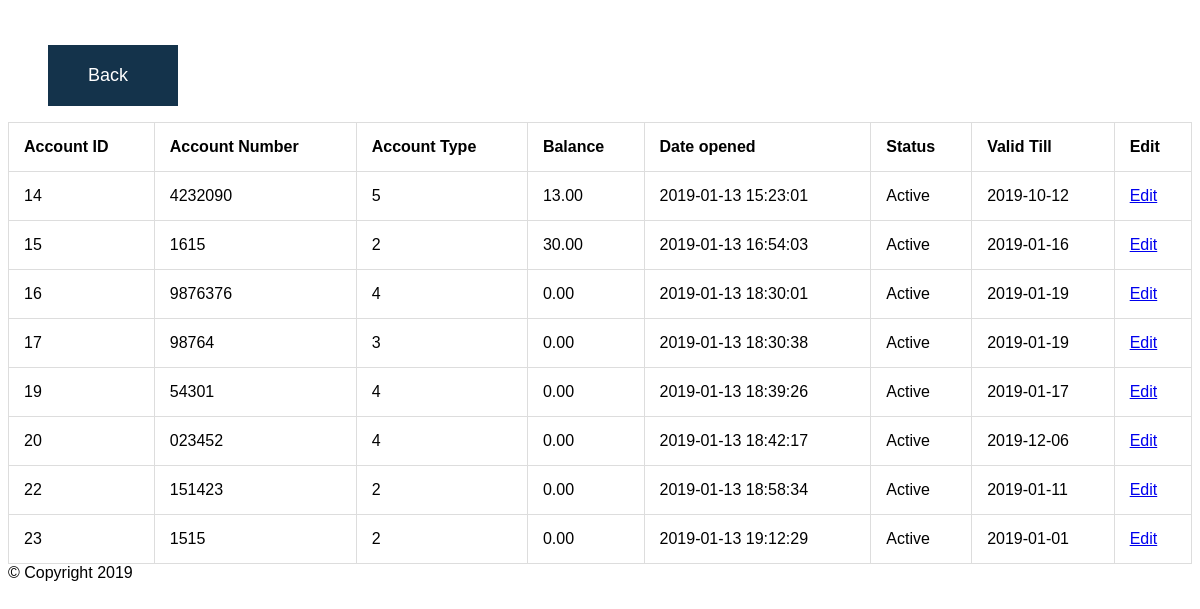
The page /WebSite/Bankr/listClientAcc.php?id=28 (signed in) on the database its author committed.
### tables this page shows
CREATE TABLE `bank_account` (
  `account_id` int(11) NOT NULL,
  `account_number` varchar(12) DEFAULT NULL,
  `client_id` int(11) DEFAULT NULL,
  `account_type` int(11) DEFAULT NULL,
  `balance` decimal(11,2) DEFAULT '0.00',
  `date_opened` datetime NOT NULL DEFAULT CURRENT_TIMESTAMP,
  `status` varchar(10) NOT NULL DEFAULT 'Active' COMMENT 'active/deactive',
  `valid_till` date DEFAULT NULL,
  `PIN` int(4) DEFAULT NULL
);

### WebSite/Bankr/listClientAcc.php (the view, shortened to what this page needs)
<?php
include('includes.php');
$id = $_GET['id'];
?>
<!doctype html>
<html>
<?php include_once ('head.php'); ?>
<body>
<div class="back">
    <nav>
        <ul>
            <li class="back"><a href="bankerView.php">Back</a></li>
        </ul>
    </nav>
</div>
<main class="wrapper">
    <?php
    $query = mysqli_query($conn, "Select * from bank_account  where client_id = $id ");
    ?>
    <table>
        <tr>
            <th>
                Account ID
            </th>
            <th>
               Account Number
            </th>
            <th>
               Account Type
            </th>
            <th>
               Balance
            </th>
            <th>
                Date opened
            </th>
            <th>
                Status
            </th>
            <th>
               Valid Till
            </th>
            <th>
                Edit
            </th>
        </tr>
        <?php while ($row = mysqli_fetch_assoc($query)) { ?>
            <tr>
                <td>
                    <?php echo $row['account_id'] ?>
                </td>
                <td>
                    <?php echo $row['account_number']?>
                </td>
                <td>
                    <?php echo $row['account_type'] ?>
                </td>
                <td>
                    <?php echo $row['balance'] ?>
                </td>
                <td>
                    <?php echo $row['date_opened'] ?>
                </td>
                <td>
                    <?php echo $row['status'] ?>
                </td>
                <td>
                    <?php echo $row['valid_till'] ?>
                </td>
                <td>
                    <a href="editBankAcc.php?id=<?php echo $row['account_id'] ?>">Edit</a>
                </td>
            </tr>
        <?php } ?>
    </table>
</main>
<footer>
    <div class="wrapper">
        &copy; Copyright <?php echo date('Y'); ?>
    </div>
</footer>
</body>
</html>

### WebSite/Bankr/head.php (shortened to what this page needs)
<head>
    <link rel="stylesheet" href="css/login.css">
</head>

### WebSite/Bankr/css/login.css (style rules this page uses)
body { font-family: Helvetica; }
table, td, th { border: 1px solid #ddd; text-align: left; }
table { border-collapse: collapse; width: 100%; }
th, td { padding: 15px; }
.back li { list-style: none; margin-top: 45px; background-color: #14334b; padding: 20px 40px; width: 50px; }
.back a { text-decoration: none; font-size: 18px; color: white; text-transform: capitalize; font-weight: 500; }

### rows shown on the page
bank_account: account_id "14", account_number "4232090", account_type "5", balance "13.00", date_opened "2019-01-13 15:23:01", status "Active", valid_till "2019-10-12"
bank_account: account_id "15", account_number "1615", account_type "2", balance "30.00", date_opened "2019-01-13 16:54:03", status "Active", valid_till "2019-01-16"
bank_account: account_id "16", account_number "9876376", account_type "4", balance "0.00", date_opened "2019-01-13 18:30:01", status "Active", valid_till "2019-01-19"
bank_account: account_id "17", account_number "98764", account_type "3", balance "0.00", date_opened "2019-01-13 18:30:38", status "Active", valid_till "2019-01-19"
bank_account: account_id "19", account_number "54301", account_type "4", balance "0.00", date_opened "2019-01-13 18:39:26", status "Active", valid_till "2019-01-17"
bank_account: account_id "20", account_number "023452", account_type "4", balance "0.00", date_opened "2019-01-13 18:42:17", status "Active", valid_till "2019-12-06"
bank_account: account_id "22", account_number "151423", account_type "2", balance "0.00", date_opened "2019-01-13 18:58:34", status "Active", valid_till "2019-01-11"
bank_account: account_id "23", account_number "1515", account_type "2", balance "0.00", date_opened "2019-01-13 19:12:29", status "Active", valid_till "2019-01-01"
